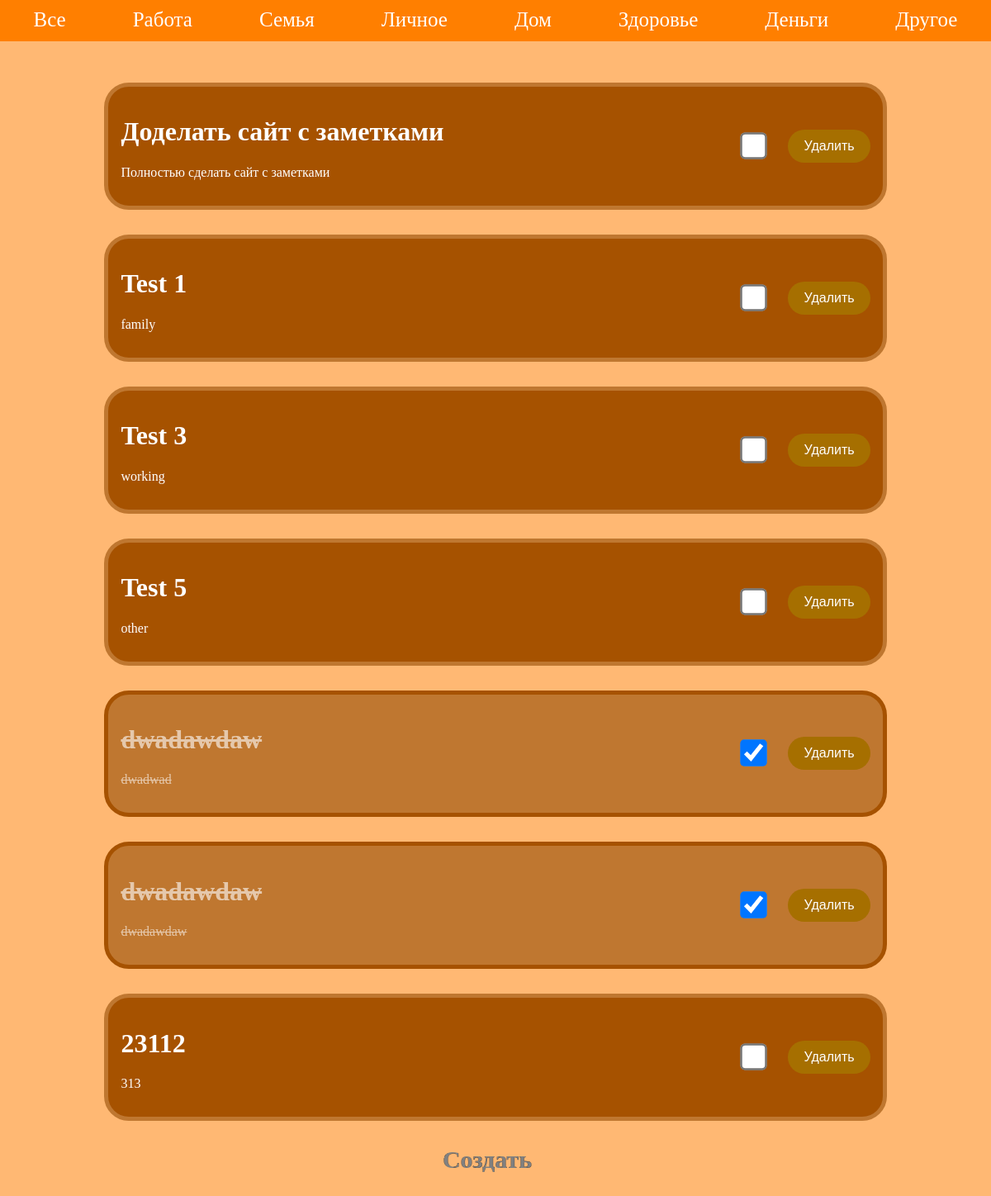
/, run on an earlier commit of the app's database.
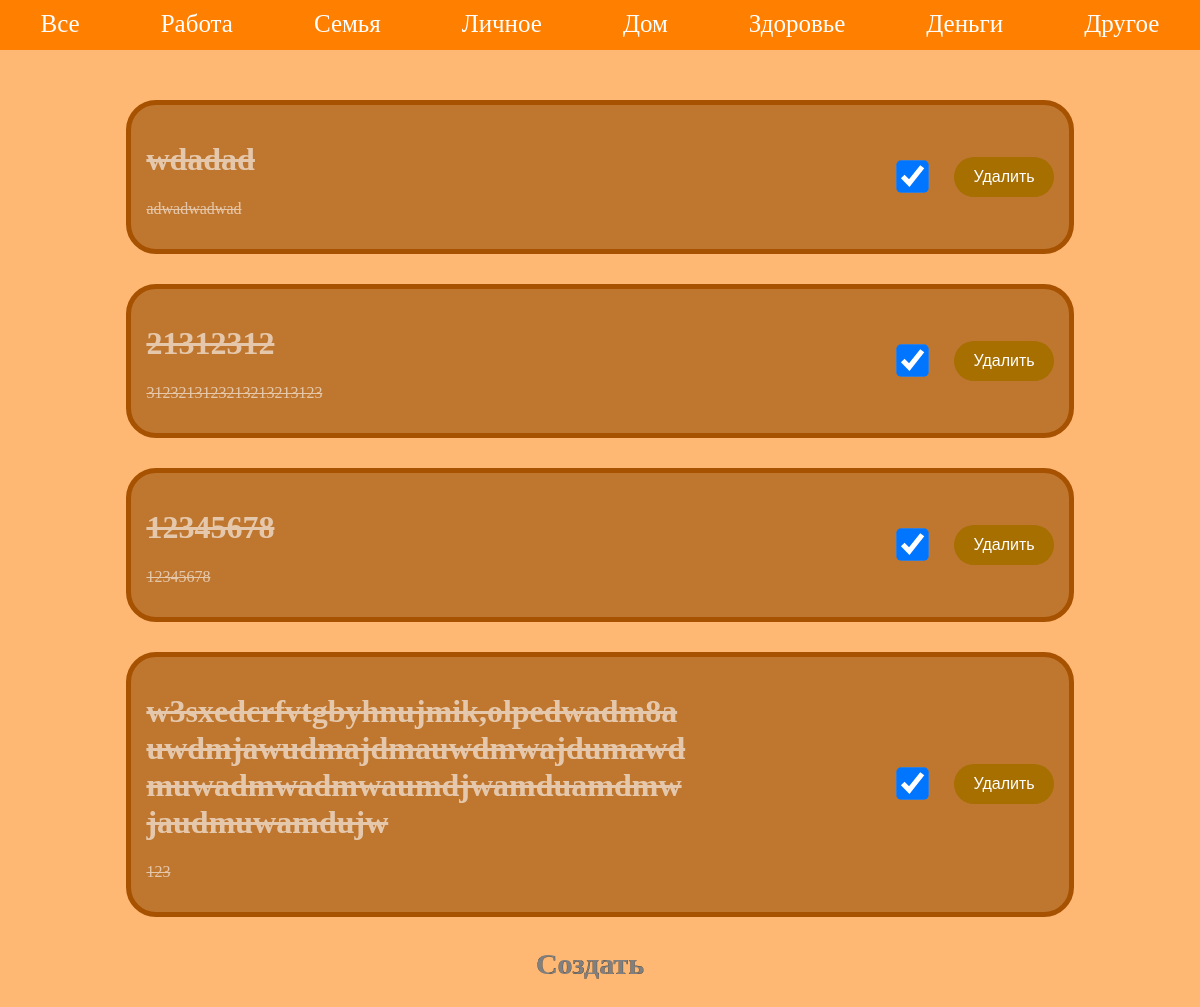
And on a later commit of the database.
### notes/models.py (models this page shows, shortened)
class Notes(models.Model):
    class Category(models.TextChoices):
        WORK = 'Работа'
        FAMILY = 'Семья'
        PERSONAL = 'Личное'
        HOME = 'Дом'
        HEALTH = 'Здоровье'
        MONEY = 'Деньги'
    article = models.CharField(max_length=100)
    body = models.TextField(blank=True, null=True)
    category = models.TextField(choices=Category.choices, default='Другое')
    done = models.BooleanField(default=False)

### notes/views.py (the view, shortened to what this page needs)
# urls.py: path('', Notes_view.as_view()),
class Notes_view(View):
    def get(self, request, category=None):
        if category == None:
            qs = Notes.objects.all()
        else:
            qs = Notes.objects.filter(category=category)
        form = NotesForm()
        return render(request, 'Notes/index_notes.html', {'all_notes': qs, 'Category': category, 'form': form})

### notes/forms.py
class NotesForm(forms.Form):
    article = forms.CharField(max_length=100, label='Задача')
    body = forms.CharField(required=False, label='Описание', widget=forms.Textarea, max_length=1000)
    category = forms.ChoiceField(required=False, choices=(
                ('Работа', 'Работа'),
                ('Семья', 'Семья'),
                ('Личное', 'Личное'),
                ('Дом', 'Дом'),
                ('Здоровье', 'Здоровье'),
                ('Деньги', 'Деньги'),
                ('Другое', 'Другое')
                ), label='Категория')

### templates/Notes/index_notes.html (shortened to what this page needs)
{% include "base.html" %}
{% block content %}
    <div class="all-notes">
    <div>
        {% if all_notes %}
            {% for i in all_notes %}
                {% if not i.done %}
                    <div class="notes" id="notes{{ i.id }}">
                {% else %}
                    <div class="notes-done" id="notes{{ i.id }}">
                {% endif %}
                    {% if not i.done %}
                        <div class="notes-text">
                            <h1 class="article">{{ i.article }}</h1>
                            <p class="body"> {{ i.body }}</p>
                        </div>
                    {% else %}
                        <div class="notes-text">
                            <h1 class="article-done">{{ i.article }}</h1>
                            <p class="body-done"> {{ i.body }}</p>
                        </div>
                    {% endif %}
                    <div class="checkbox-delete">
                        {% if not i.done %}
                            <form>
                                <input type="checkbox" class="checkbox-noactive" onclick="ajax_func('{{ i.id }}')">
                            </form>
                        {% else %}
                            <form>
                                <input type="checkbox" checked class="checkbox-active" onclick="ajax_func('{{ i.id }}')">
                            </form>
                        {% endif %}
                        <input type="submit" value="Удалить" id="delete" onclick="deleteNotes('{{ i.id }}')">
                    </div>
                </div>
            {% endfor %}
        {% else %}
            <div id="text-no-notes">
                <p>В данной категории нет задач</p>
            </div>
        {% endif %}
        <div class="create-btn">
            <a id="create-notes" >Создать</a>
        </div>
    </div>
    </div>
{% endblock %}

What changed in the data, as far as the page shows it:
removed Notes: article "Доделать сайт с заметками", body "Полностью сделать сайт с заметками"
removed Notes: article "Test 1", body "family"
removed Notes: article "Test 3", body "working"
removed Notes: article "Test 5", body "other"
removed Notes: article "dwadawdaw", body "dwadwad"
removed Notes: article "dwadawdaw", body "dwadawdaw"
removed Notes: article "23112", body "313"
added Notes: article "wdadad", body "adwadwadwad"
added Notes: article "21312312", body "3123213123213213213123"
added Notes: article "12345678", body "12345678"
added Notes: article "w3sxedcrfvtgbyhnujmik,olpedwadm8auwdmjawudmajdmauwdmwajdumawdmuwadmwadmwaumdjwamduamdmwjaudmuwamdujw", body "123"
